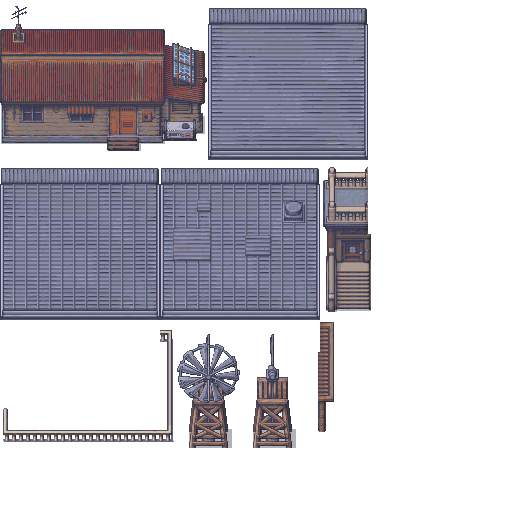
#> input picture native/crates/ha-game/assets/art/pack/additional_houses_10.png, 1024 x 1024 px (shown at 1/2 size); its folder holds only this picture in this run
$ python critico-pixel.py ../../../native/crates/ha-game/assets/art/pack/additional_houses_10.png
#> lines starting #> are read from the running program, lines starting #| are printed output that depends on the picture; after the words box and inside, x2 and y2 are one past the last pixel; in counts of white or black regions, pixels touching at a corner belong together
### .claude/respaldos/pixel-art-2026-10-03/lib/pixel.py
#!/usr/bin/env python3
"""**DIBUJAR PIXEL ART QUE NO SE DISTINGA DEL PACK.**

Es la librería que usa todo script que genere un PNG para el juego. No es un
motor de dibujo: es un **corsé**. Cada primitiva pasa el color por la paleta
medida del pack y [`Lienzo.verificar`] se planta si la pieza rompe alguna de las
reglas que se midieron sobre el arte de LimeZu.

## De dónde salen las reglas (ninguna se eligió a ojo)

Medidas sobre 250-400 singles de 32x32 de Modern Exteriors y sobre las 168
páginas del pack que el juego dibuja hoy (75,9 millones de píxeles):

| regla | medición |
|---|---|
| grilla de 32x32 | la del pack; mezclar 16 está prohibido (biblia §8) |
| **9 colores** por sprite (p90 16, máx 30) | mediana de 300 singles |
| **sin dithering** | 0,0 % de píxeles en damero — mediana Y p90 |
| **sin contorno negro** | 237 de 250 sprites tienen el contorno de VARIOS colores: el borde es el tono oscuro del propio material, no una línea key |
| contorno 18 de luminancia por debajo del interior | media de 250 sprites |
| **paso de 12 de luminancia** entre tonos vecinos | mediana (p25 6, p75 18) |
| el tono más oscuro va **tintado**, nunca gris | 246 de 250 sprites |
| saturación mediana **0,28** | 250 sprites; el pack es apagado, no vivo |
| luz **suave** de arriba-izquierda: +5 arriba, +4 izquierda | media de 400 sprites |
| sombra de contacto en **(58,58,80) a alfa 100/255** | 104 de 400 sprites la traen; es EL color, no un negro |
| el objeto se apoya **al ras del borde de abajo** | mediana de 0 filas vacías debajo |
| ocupa ~48 % de la celda | mediana (p10 14 %, p90 100 %) |

La paleta es `paleta_limezu.json`: los **501 colores que cubren el 95 % de los
píxeles** que el juego dibuja. No es una lámina de referencia — es lo que está en
pantalla. Se regenera con `python3 scripts/lib/pixel.py --paleta`.

## Cómo se usa

```python
from lib.pixel import Lienzo, rampa

l = Lienzo(32, 32)
r = rampa((150, 110, 70), 4)          # 4 tonos del pack cerca de ese marrón
l.caja(8, 14, 16, 18, r)              # relleno + tapa clara + contorno propio
l.sombra_al_pie(8, 24)
l.verificar()                          # se planta si rompe una regla
l.guardar("art/gen/items/wood.png")
```
"""

from __future__ import annotations

import colorsys
import json
import sys
from pathlib import Path

from PIL import Image

RAIZ = Path(__file__).resolve().parent.parent.parent
PALETA_JSON = Path(__file__).resolve().parent / "paleta_limezu.json"

#: Lado de la celda del pack. Mezclar 16 rompe la grilla del editor.
CELDA = 32

#: **La sombra de contacto del pack.** No es negro ni un gris: es este azul
#: violáceo desaturado, y siempre a alfa 100 de 255. Medido en 104 de 400
#: singles: 3.136 píxeles de este color y ninguno de otro.
SOMBRA = (58, 58, 80)
SOMBRA_ALFA = 100

#: Paso de luminancia entre dos tonos vecinos de una rampa. Mediana medida.
PASO_LUZ = 12.0

#: Techo de colores por sprite de 32x32. El máximo observado en 300 singles fue
#: 30; la mediana, 9. Pasarse no es "más detalle", es dejar de parecer del pack.
COLORES_MAX = 30

#: Cuánto más oscuro que su interior va el contorno, en luminancia. Medido: 18.
#: **No es una línea negra** — es el tono oscuro del propio material.
CONTORNO_DELTA = 18.0


def luz(c) -> float:
    """Luminancia perceptual de un color."""
    return 0.2126 * c[0] + 0.7152 * c[1] + 0.0722 * c[2]


def _cargar_paleta() -> list[tuple[int, int, int]]:
    d = json.loads(PALETA_JSON.read_text())
    return [tuple(c) for c in d["nucleo95"]]


PALETA = _cargar_paleta()
#> (reads .claude/respaldos/pixel-art-2026-10-03/lib/paleta_limezu.json from the repository)


# [16 lines left out: functions _dist, ajustar, not called in this run]


_CACHE_AJUSTE: dict = {}


# [37 lines left out: function rampa, not called in this run]


def _v(c) -> float:
    return colorsys.rgb_to_hsv(*[q / 255 for q in c])[2]


class Lienzo:
    """Un PNG en construcción. Todo color pasa por [`ajustar`]."""

    # [4 lines left out: function __init__, not called in this run]

    # — primitivas ————————————————————————————————————————————————

    def punto(self, x: int, y: int, c, alfa: int = 255):
        if 0 <= x < self.w and 0 <= y < self.h:
            self.px[x, y] = (*ajustar(c), alfa)

    # [187 lines left out: functions rect, linea, elipse, banda, poligono, volumen and 5 more, not called in this run]


class Pagina:
    """**Una sola hoja para todo lo dibujado**, como hacen los importadores del
    pack: 32 columnas de ancho y las filas que hagan falta. Un atlas es un draw
    call; 142 PNGs sueltos son 142 texturas."""

    COLS = 32

    # [79 lines left out: functions __init__, poner, publicar, _regenerar_paleta, not called in this run]


# [5 lines that do not run on import are left out]

### .claude/respaldos/pixel-art-2026-10-03/critico-pixel.py
#!/usr/bin/env python3
"""**EL CRÍTICO: mide un PNG dibujado contra el pack y lo pone al lado de sus
vecinos más parecidos.**

Existe porque "se ve de otro juego" no es una medida y yo no la puedo ver sola.
Hace dos cosas:

1. **Mide** lo que el ojo nota y `Lienzo.verificar` no: cuánto del sprite es
   *plano* (píxeles cuyos cuatro vecinos son del mismo color — un relleno liso),
   cuánta *variedad local* tiene (patrones 3x3 distintos por cada 100 píxeles),
   cuántos colores y qué tan lejos de la paleta del pack. Los compara con la
   distribución del pack (mediana y p90 de ~1.500 singles de su mismo tamaño).
2. **Lo pone en una lámina** junto a sus 7 vecinos más parecidos del pack (por
   histograma de color y ocupación), ampliado ×6. Esa imagen es la que hay que
   MIRAR (`Read`): si el tuyo se distingue de los otros en un vistazo, no está.

    python3 scripts/critico-pixel.py ruta.png [--celda 32 --k 3,4] [--ext]
    # por defecto compara con Modern INTERIORS (ítems, muebles, ropa: con contorno);
    # --ext compara con Modern EXTERIORS (mundo: sin contorno)

Sale con código 1 si alguna medida cae fuera del rango del pack.
"""

from __future__ import annotations

import sys
from pathlib import Path

import numpy as np
from PIL import Image

RAIZ = Path(__file__).resolve().parent.parent
sys.path.insert(0, str(Path(__file__).resolve().parent))
from lib.pixel import ajustar  # noqa: E402

PACK = RAIZ / "PRUEBAS-CODIGOS" / "modernexteriors-win" / "Modern_Exteriors_32x32"
INT = RAIZ / "PRUEBAS-CODIGOS" / "moderninteriors-win (Copy 1)" / "1_Interiors" / "32x32" / "Theme_Sorter_Singles_32x32"
CACHE = Path(__file__).resolve().parent / "lib" / "bancos" / "indice_pack.npz"
OUT = Path("/tmp/claude-1000")


def metricas(rgba: np.ndarray) -> dict:
    a = rgba[..., 3] > 128
    n = int(a.sum()) or 1
    rgb = rgba[..., :3].astype(int)
    key = (rgb[..., 0] << 16) | (rgb[..., 1] << 8) | rgb[..., 2]
    key = np.where(a, key, -1)
    pad = np.pad(key, 1, constant_values=-2)
    c = pad[1:-1, 1:-1]
    iguales = (
        (pad[:-2, 1:-1] == c) & (pad[2:, 1:-1] == c) & (pad[1:-1, :-2] == c) & (pad[1:-1, 2:] == c)
    )
    plano = float((iguales & a).sum()) / n
    pats = set()
    H, W = key.shape
    for y in range(1, H - 1):
        for x in range(1, W - 1):
            if a[y, x]:
                pats.add(tuple(pad[y : y + 3, x : x + 3].ravel()))
    variedad = len(pats) * 100.0 / n
    colores = len({int(k) for k in key[a]})
    return {"plano": plano, "variedad": variedad, "colores": colores, "area": n}


def _recorrer_pack():
    """(ruta, pixeles, familia). `ext` = Modern Exteriors (sin contorno, mundo);
    `int` = Modern Interiors (con contorno oscuro: ítems, muebles, ropa, iconos)."""
    for p in sorted(INT.rglob("*.png")):
        try:
            im = Image.open(p).convert("RGBA")
        except Exception:
            continue
        if 16 <= im.width <= 96 and 16 <= im.height <= 96 and (np.asarray(im)[..., 3] > 128).sum() > 60:
            yield p, np.asarray(im), 1
    for p in sorted(PACK.rglob("ME_Singles*.png")):
        try:
            im = Image.open(p).convert("RGBA")
        except Exception:
            continue
        if 24 <= im.width <= 96 and 24 <= im.height <= 96 and (np.asarray(im)[..., 3] > 128).sum() > 120:
            yield p, np.asarray(im), 0


def _hist(rgba: np.ndarray) -> np.ndarray:
    a = rgba[..., 3] > 128
    q = (rgba[..., :3] // 64).astype(int)
    idx = (q[..., 0] * 16 + q[..., 1] * 4 + q[..., 2])[a]
    h = np.bincount(idx, minlength=64).astype(np.float32)
    h /= max(h.sum(), 1)
    return np.concatenate([h, [a.mean()]])


def indice(maximo: int = 2500):
    if CACHE.exists():
        d = np.load(CACHE, allow_pickle=True)
        return d["rutas"], d["feat"], d["met"], d["fam"]
    rutas, feat, met, fam = [], [], [], []
    for i, (p, im, f) in enumerate(_recorrer_pack()):
        if i % 6:  # un sexto basta para una distribución y para vecinos
            continue
        rutas.append(str(p))
        feat.append(_hist(im))
        m = metricas(im)
        met.append([m["plano"], m["variedad"], m["colores"]])
        fam.append(f)
    CACHE.parent.mkdir(exist_ok=True)
    np.savez_compressed(CACHE, rutas=np.array(rutas), feat=np.array(feat), met=np.array(met), fam=np.array(fam))
    return np.array(rutas), np.array(feat), np.array(met), np.array(fam)


def criticar(png: Path, n: int = 0, celda: int = 0, k: int = 0, familia: int = 1) -> bool:
#> called with n = 0, celda = 0, k = 0, familia = 1
    im = np.asarray(Image.open(png).convert("RGBA"))
#> im is the input picture: shape (1024, 1024, 4); mean R, G, B, A 48.9, 46.4, 54.5, 109.5
    if celda:  # una lámina de celdas: se mide la k-ésima
        por_fila = im.shape[1] // celda
        y, x = (k // por_fila) * celda, (k % por_fila) * celda
        im = im[y : y + celda, x : x + celda].copy()
    m = metricas(im)
#> in metricas, `a = rgba[..., 3] > 128`:
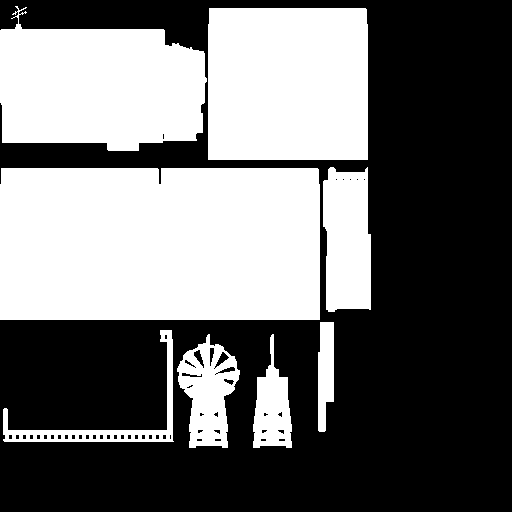
#> a: shape (1024, 1024) bool (shown at 1/2 size); 42.9% white; 8 white regions, largest, box (x1, y1, x2, y2) and area: (0, 336, 640, 640) 194296, (416, 16, 736, 320) 97148, (0, 12, 414, 302) 90744
#> in metricas, `n = int(a.sum()) or 1`: n = 449352
#> in metricas, `rgb = rgba[..., :3].astype(int)`:
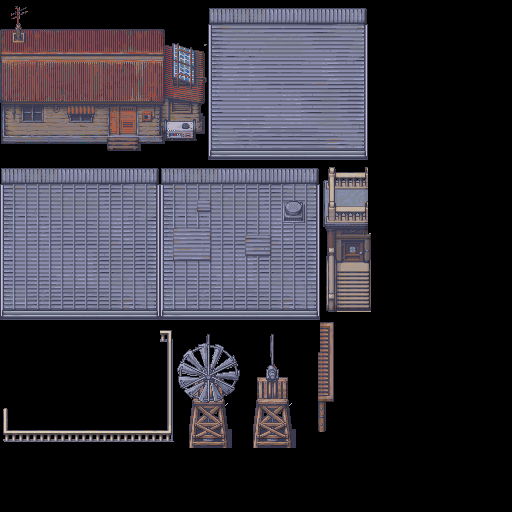
#> rgb: shape (1024, 1024, 3) int64 (shown at 1/2 size); mean R, G, B 48.9, 46.4, 54.5
#> in metricas, `key = (rgb[..., 0] << 16) | (rgb[..., 1] << 8) | rgb[..., 2]`:
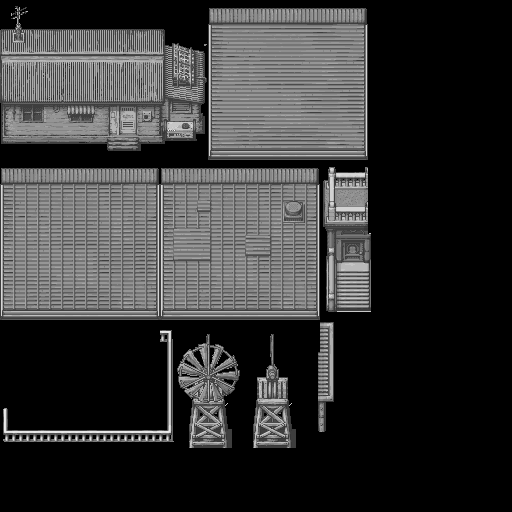
#> key: shape (1024, 1024) int64 (shown at 1/2 size); min 0, max 15459570, mean 3213769.4; drawn with min black and max white
#> in metricas, `pad = np.pad(key, 1, constant_values=-2)`:
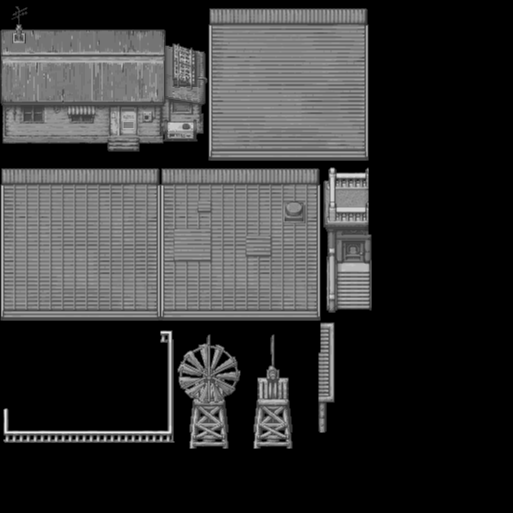
#> pad: shape (1026, 1026) int64 (shown at 1/2 size); min -2, max 15459570, mean 3185290; drawn with min black and max white
#> in metricas, `iguales = ( (pad[:-2, 1:-1] == c) & (pad[2:, 1:-1] == c) & (pad[1:-1, ..`:
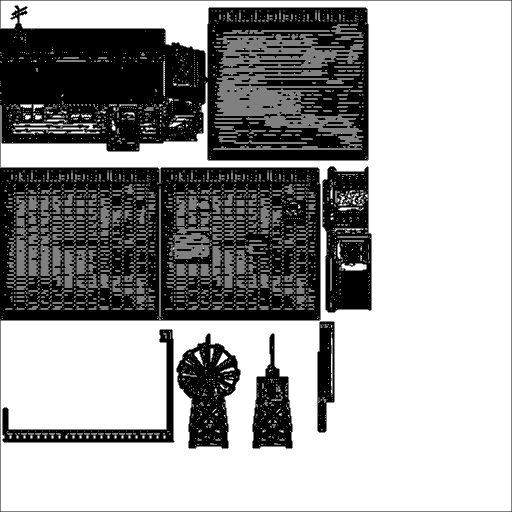
#> iguales: shape (1024, 1024) bool (shown at 1/2 size); 62.3% white; 6 black regions, box (x1, y1, x2, y2) and area: (0, 0, 1024, 1024) 328079, (645, 333, 743, 625) 22369, (353, 667, 481, 897) 16971, (5, 659, 349, 885) 11414, (505, 667, 585, 897) 10491, (635, 643, 669, 865) 5860
#> in metricas, `plano = float((iguales & a).sum()) / n`: plano = 0.15
#> after the loop in metricas, `for y in range(1, H - 1):`: pats = 45507 items
#> in metricas, `variedad = len(pats) * 100.0 / n`: variedad = 10.13
#> in metricas, `colores = len({int(k) for k in key[a]})`: colores = 129
#> m = {'plano': 0.15, 'variedad': 10.13, 'colores': 129, 'area': 449352}
    rutas, feat, met, fam = indice()
    sel = fam == familia
    rutas, feat, met = rutas[sel], feat[sel], met[sel]
    # Se compara con singles de área parecida: un icono chico no se mide contra una casa.
    mi = _hist(im)
#> in _hist, `q = (rgba[..., :3] // 64).astype(int)`:
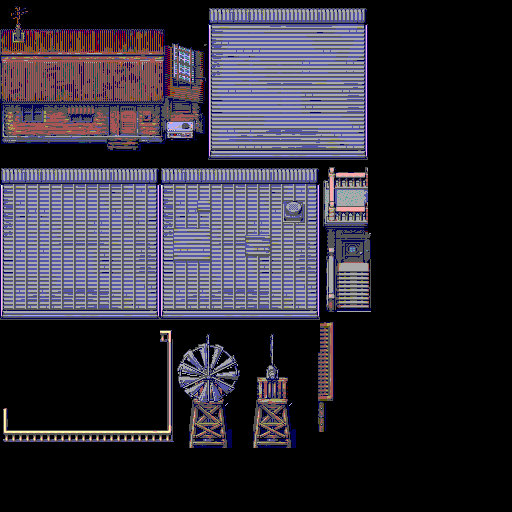
#> q: shape (1024, 1024, 3) int64 (shown at 1/2 size); mean R, G, B 0.564, 0.524, 0.653; drawn with min black and max white
#> in _hist, `h = np.bincount(idx, minlength=64).astype(np.float32)`: h = 64 values, max 128348 at index 42, min 0 at index 2, mean 7021.1
#> in _hist, `h /= max(h.sum(), 1)`: h = 64 values, max 0.286 at index 42, min 0 at index 2, mean 0.0156
#> mi = 65 values, max 0.429 at index 64, min 0 at index 2, mean 0.022
#> (the run stopped early here; a loop or call above may not have finished)
